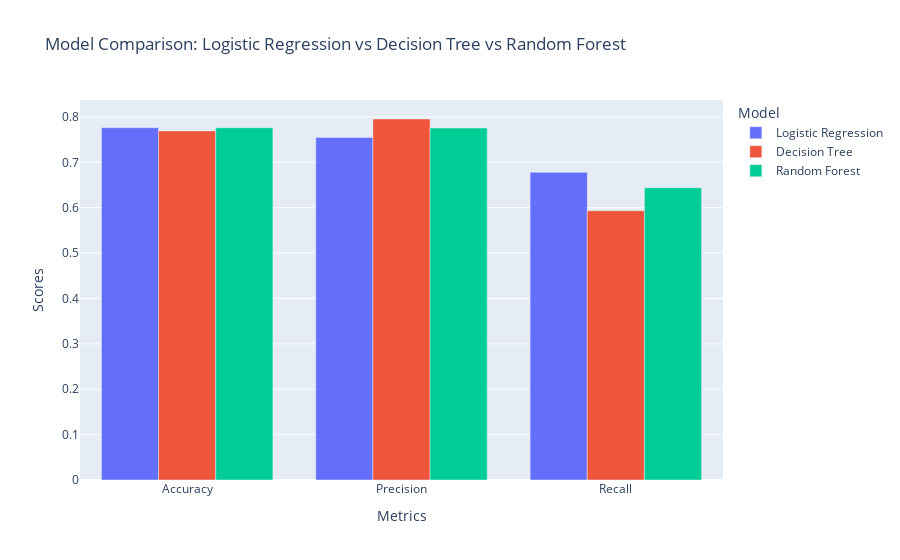

The notebook cell saved with this chart:
### Markdown cell above
## Comparing Models Performance

### Code cell
import pandas as pd
import plotly.express as px

models = ['Logistic Regression', 'Decision Tree', 'Random Forest']
metrics = ['Accuracy', 'Precision', 'Recall']


data = {
    'Model': (
        ['Logistic Regression'] * len(metrics) +
        ['Decision Tree'] * len(metrics) +
        ['Random Forest'] * len(metrics)
    ),
    'Metric': metrics * len(models),
    'Score': list(lr_scores) + list(dt_scores) + list(rf_scores)
}

df = pd.DataFrame(data)

fig = px.bar(df, x='Metric', y='Score', color='Model',
             barmode='group', title='Model Comparison: Logistic Regression vs Decision Tree vs Random Forest',
             labels={'Score': 'Scores', 'Metric': 'Metrics'})

fig.show()

### Figure 1 — Plotly figure (JSON) as saved in the notebook; plotly's stock layout.template omitted (floating-point values rounded to 4 significant figures)
{"data": [{"alignmentgroup": "True", "hovertemplate": "Model=Logistic Regression<br>Metrics=%{x}<br>Scores=%{y}<extra></extra>", "legendgroup": "Logistic Regression", "marker": {"color": "#636efa", "pattern": {"shape": ""}}, "name": "Logistic Regression", "offsetgroup": "Logistic Regression", "orientation": "v", "showlegend": true, "textposition": "auto", "type": "bar", "x": ["Accuracy", "Precision", "Recall"], "xaxis": "x", "y": [0.7762, 0.7547, 0.678], "yaxis": "y"}, {"alignmentgroup": "True", "hovertemplate": "Model=Decision Tree<br>Metrics=%{x}<br>Scores=%{y}<extra></extra>", "legendgroup": "Decision Tree", "marker": {"color": "#EF553B", "pattern": {"shape": ""}}, "name": "Decision Tree", "offsetgroup": "Decision Tree", "orientation": "v", "showlegend": true, "textposition": "auto", "type": "bar", "x": ["Accuracy", "Precision", "Recall"], "xaxis": "x", "y": [0.7692, 0.7955, 0.5932], "yaxis": "y"}, {"alignmentgroup": "True", "hovertemplate": "Model=Random Forest<br>Metrics=%{x}<br>Scores=%{y}<extra></extra>", "legendgroup": "Random Forest", "marker": {"color": "#00cc96", "pattern": {"shape": ""}}, "name": "Random Forest", "offsetgroup": "Random Forest", "orientation": "v", "showlegend": true, "textposition": "auto", "type": "bar", "x": ["Accuracy", "Precision", "Recall"], "xaxis": "x", "y": [0.7762, 0.7755, 0.6441], "yaxis": "y"}], "layout": {"barmode": "group", "legend": {"title": {"text": "Model"}, "tracegroupgap": 0}, "title": {"text": "Model Comparison: Logistic Regression vs Decision Tree vs Random Forest"}, "xaxis": {"anchor": "y", "domain": [0, 1], "title": {"text": "Metrics"}}, "yaxis": {"anchor": "x", "domain": [0, 1], "title": {"text": "Scores"}}}}
